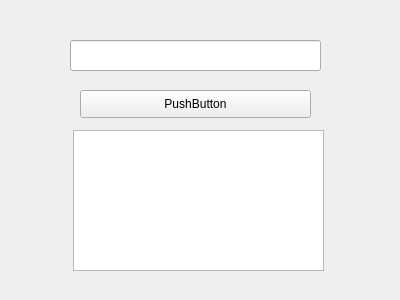
<?xml version="1.0" encoding="UTF-8"?>
<ui version="4.0">
 <class>Form</class>
 <widget class="QWidget" name="Form">
  <property name="geometry">
   <rect>
    <x>0</x>
    <y>0</y>
    <width>400</width>
    <height>300</height>
   </rect>
  </property>
  <property name="windowTitle">
   <string>Form</string>
  </property>
  <widget class="QLineEdit" name="input">
   <property name="geometry">
    <rect>
     <x>70</x>
     <y>40</y>
     <width>251</width>
     <height>31</height>
    </rect>
   </property>
   <property name="text">
    <string/>
   </property>
  </widget>
  <widget class="QPushButton" name="button">
   <property name="geometry">
    <rect>
     <x>80</x>
     <y>90</y>
     <width>231</width>
     <height>28</height>
    </rect>
   </property>
   <property name="text">
    <string>PushButton</string>
   </property>
  </widget>
  <widget class="QTextEdit" name="output">
   <property name="geometry">
    <rect>
     <x>73</x>
     <y>130</y>
     <width>251</width>
     <height>141</height>
    </rect>
   </property>
  </widget>
 </widget>
 <resources/>
 <connections/>
</ui>
